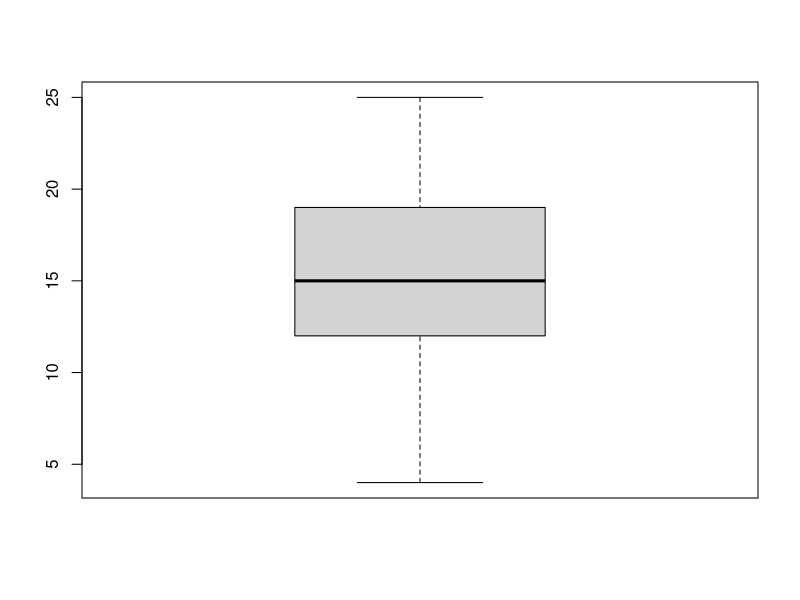
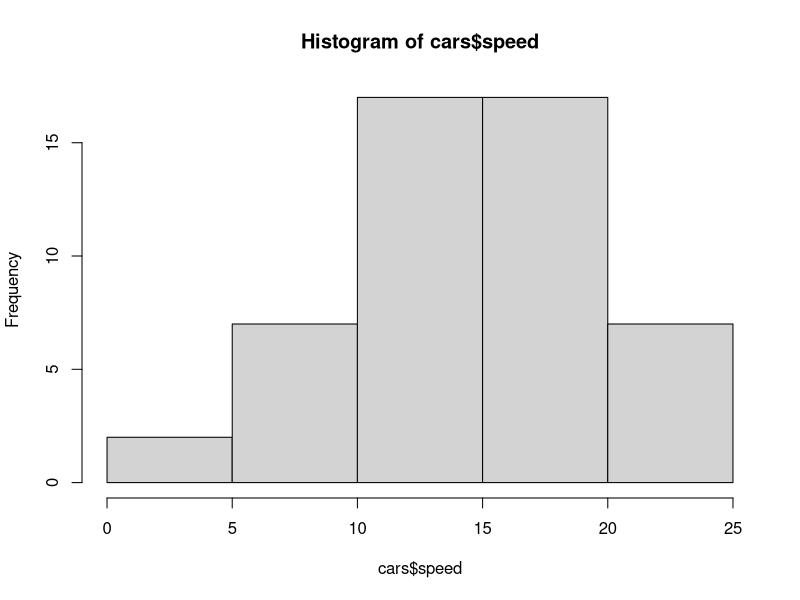

Recreate these plots in R, in order.
## ---- chunk 1
summary(cars)
## ---- chunk 2
boxplot(cars$speed)
hist(cars$speed)
